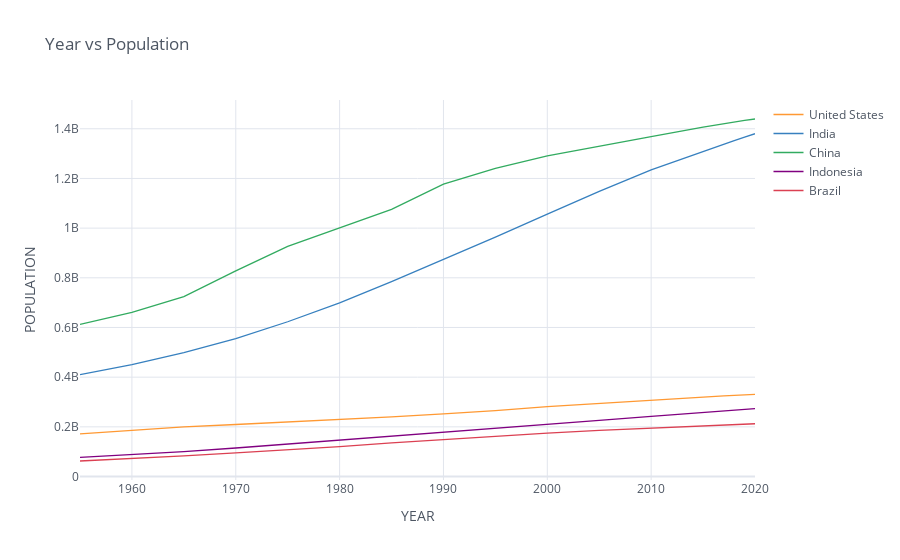

Notebook code cell kept with this figure:
### Markdown cell above
# **INTERACTIVE LINEPLOT**

### Code cell
df_population_raw.iplot(kind='line',
                        xTitle='YEAR',
                        yTitle='POPULATION',
                        title='Year vs Population')

### Figure 1 — Plotly figure (JSON) as saved in the notebook; plotly's stock layout.template omitted (floating-point values rounded to 4 significant figures)
{"data": [{"line": {"color": "rgba(255, 153, 51, 1.0)", "dash": "solid", "shape": "linear", "width": 1.3}, "mode": "lines", "name": "United States", "text": "", "x": [1955, 1960, 1965, 1970, 1975, 1980, 1985, 1990, 1995, 2000, 2005, 2010, 2015, 2016, 2017, 2018, 2019, 2020], "y": [171685336, 186720571, 199733676, 209513341, 219081251, 229476354, 240499825, 252120309, 265163745, 281710909, 294993511, 309011475, 320878310, 323015995, 325084756, 327096265, 329064917, 331002651], "type": "scatter"}, {"line": {"color": "rgba(55, 128, 191, 1.0)", "dash": "solid", "shape": "linear", "width": 1.3}, "mode": "lines", "name": "India", "text": "", "x": [1955, 1960, 1965, 1970, 1975, 1980, 1985, 1990, 1995, 2000, 2005, 2010, 2015, 2016, 2017, 2018, 2019, 2020], "y": [409880595, 450547679, 499123324, 555189792, 623102897, 698952844, 784360008, 873277798, 963922588, 1056575549, 1147609927, 1234281170, 1310152403, 1324517249, 1338676785, 1352642280, 1366417754, 1380004385], "type": "scatter"}, {"line": {"color": "rgba(50, 171, 96, 1.0)", "dash": "solid", "shape": "linear", "width": 1.3}, "mode": "lines", "name": "China", "text": "", "x": [1955, 1960, 1965, 1970, 1975, 1980, 1985, 1990, 1995, 2000, 2005, 2010, 2015, 2016, 2017, 2018, 2019, 2020], "y": [612241554, 660408056, 724218968, 827601394, 926240885, 1000089235, 1075589361, 1176883674, 1240920535, 1290550765, 1330776380, 1368810615, 1406847870, 1414049351, 1421021791, 1427647786, 1433783686, 1439323776], "type": "scatter"}, {"line": {"color": "rgba(128, 0, 128, 1.0)", "dash": "solid", "shape": "linear", "width": 1.3}, "mode": "lines", "name": "Indonesia", "text": "", "x": [1955, 1960, 1965, 1970, 1975, 1980, 1985, 1990, 1995, 2000, 2005, 2010, 2015, 2016, 2017, 2018, 2019, 2020], "y": [77273425, 87751068, 100267062, 114793178, 130680727, 147447836, 164982451, 181413402, 196934260, 211513823, 226289470, 241834215, 258383256, 261556381, 264650963, 267670543, 270625568, 273523615], "type": "scatter"}, {"line": {"color": "rgba(219, 64, 82, 1.0)", "dash": "solid", "shape": "linear", "width": 1.3}, "mode": "lines", "name": "Brazil", "text": "", "x": [1955, 1960, 1965, 1970, 1975, 1980, 1985, 1990, 1995, 2000, 2005, 2010, 2015, 2016, 2017, 2018, 2019, 2020], "y": [62533919, 72179226, 83373530, 95113265, 107216205, 120694009, 135274080, 149003223, 162019896, 174790340, 186127103, 195713635, 204471769, 206163053, 207833823, 209469323, 211049527, 212559417], "type": "scatter"}], "layout": {"legend": {"bgcolor": "#FFFFFF", "font": {"color": "#4D5663"}}, "paper_bgcolor": "#FFFFFF", "plot_bgcolor": "#FFFFFF", "title": {"font": {"color": "#4D5663"}, "text": "Year vs Population"}, "xaxis": {"gridcolor": "#E1E5ED", "showgrid": true, "tickfont": {"color": "#4D5663"}, "title": {"font": {"color": "#4D5663"}, "text": "YEAR"}, "zerolinecolor": "#E1E5ED"}, "yaxis": {"gridcolor": "#E1E5ED", "showgrid": true, "tickfont": {"color": "#4D5663"}, "title": {"font": {"color": "#4D5663"}, "text": "POPULATION"}, "zerolinecolor": "#E1E5ED"}}}
